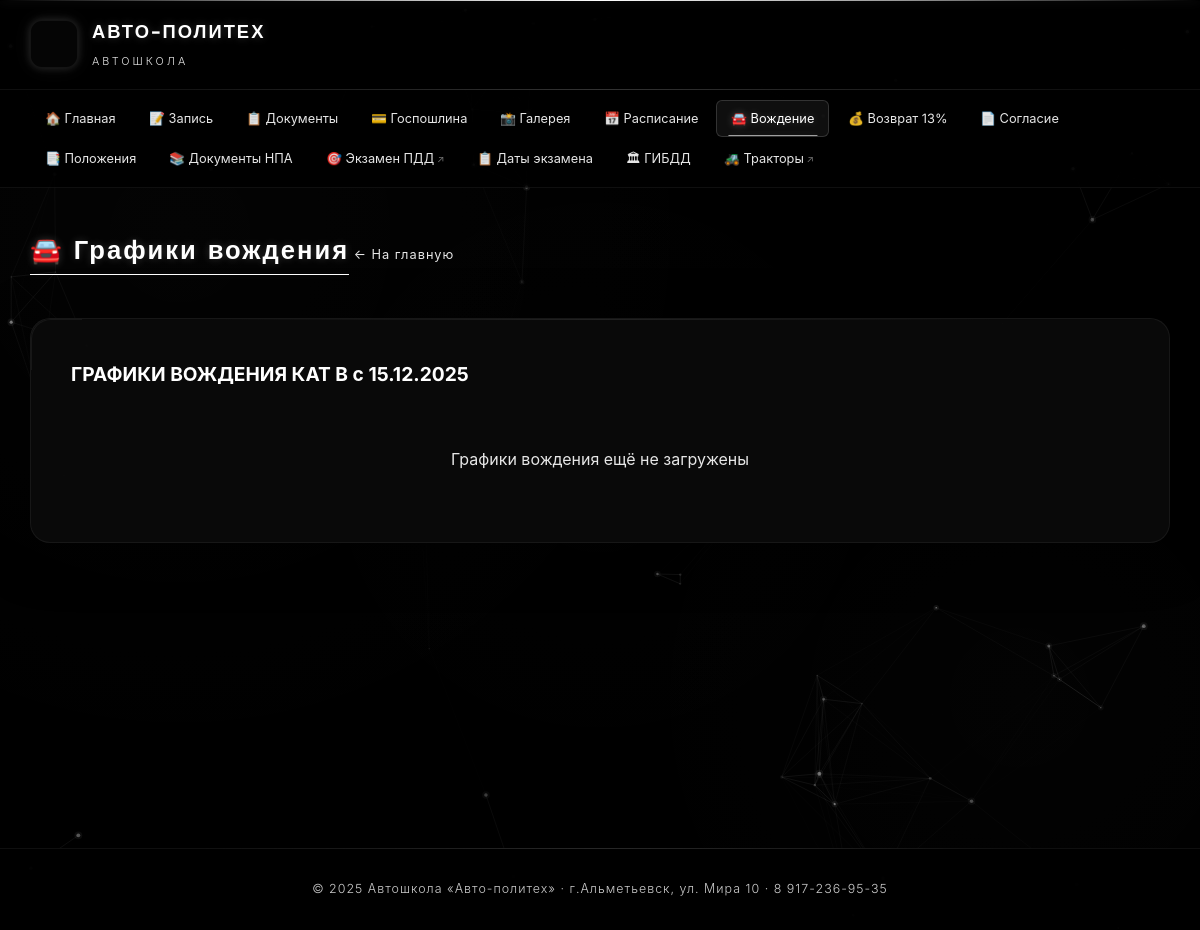
Screenshot of /driving-schedules/ with the database file from the repository.
### main/models.py (models this page shows, shortened)
class DrivingScheduleHeader(models.Model):
    title = models.CharField('Заголовок', max_length=300,
                             default='ГРАФИКИ ВОЖДЕНИЯ КАТ В с 15.12.2025')
    class Meta:
        verbose_name = 'Заголовок графиков вождения'
        verbose_name_plural = 'Заголовок графиков вождения'
    @classmethod
    def load(cls):
        obj, created = cls.objects.get_or_create(pk=1)
        return obj

class SiteSettings(models.Model):
    phone = models.CharField('Телефон', max_length=100, default='8 917-236-95-35')
    address = models.CharField('Адрес', max_length=300, default='г.Альметьевск, ул. Мира 10')
    office_room = models.CharField('Кабинет записи', max_length=50, default='№312')
    work_hours = models.CharField('Время работы', max_length=200,
                                  default='понедельник-пятница с 8:00 до 16:00 (обед с 12:00 до 13:00)')
    director_name = models.CharField('Руководитель', max_length=200, default='Алаев Владимир Петрович')
    director_office = models.CharField('Кабинет руководителя', max_length=50, default='220 кабинет')
    gosposhlina_link = models.URLField('Ссылка для оплаты госпошлины', max_length=500, blank=True)
    class Meta:
        verbose_name = 'Настройки сайта'
        verbose_name_plural = 'Настройки сайта'
    @classmethod
    def load(cls):
        obj, created = cls.objects.get_or_create(pk=1)
        return obj

### main/views.py (the view)
# urls.py: path('driving-schedules/', views.driving_schedules, name='driving_schedules'),
def driving_schedules(request):
    header = DrivingScheduleHeader.load()
    schedules = DrivingSchedule.objects.all()
    context = {
        'header': header,
        'schedules': schedules,
    }
    return render(request, 'main/driving_schedules.html', context)

### main/context_processors.py (called while the page is built)
def site_settings(request):
    try:
        settings = SiteSettings.load()
    except Exception:
        settings = None
    return {'site_settings': settings}

### main/templates/main/driving_schedules.html (shortened to what this page needs)
{% extends 'main/base.html' %}
{% block content %}
<div class="page-header">
    <h2>🚘 Графики вождения</h2>
    <a href="{% url 'main:index' %}" class="back-link">← На главную</a>
</div>
<div class="glass-card">
    <h3 style="color: var(--accent-cyan); font-size: 1.2rem; margin-bottom: 25px;">{{ header.title }}</h3>
    <div class="schedule-list">
        {% for schedule in schedules %}
        <div class="schedule-item">
            <div class="car-info">
                <span class="car-icon">🚗</span>
                <div>
                    <p class="car-name">{{ schedule.car_name }}</p>
                    <span class="car-number">{{ schedule.reg_number }}</span>
                </div>
            </div>
            {% if schedule.schedule_file %}
            <a href="{{ schedule.schedule_file.url }}" target="_blank" class="btn-download">
                📥 Скачать график
            </a>
            {% endif %}
        </div>
        {% empty %}
        <p style="color: var(--text-muted); text-align: center; padding: 30px;">Графики вождения ещё не загружены</p>
        {% endfor %}
    </div>
</div>
{% endblock %}

### main/templates/main/base.html (shortened to what this page needs)
{% load static %}
<!DOCTYPE html>
<html lang="ru">
<head>
    <link rel="stylesheet" href="{% static 'main/css/style.css' %}">
</head>
<body>
    <header class="header">
        <div class="header-content">
            <a href="{% url 'main:index' %}" class="logo">
                <div class="logo-icon"><img src=""></div>
                <div class="logo-text">
                    <h1>АВТО-ПОЛИТЕХ</h1>
                    <span>Автошкола</span>
                </div>
            </a>
        </div>
    </header>
    <nav class="nav">
        <div class="nav-content">
            <ul class="nav-list">
                <li><a href="{% url 'main:index' %}" {% if request.resolver_match.url_name == 'index' %}class="active"{% endif %}>🏠 Главная</a></li>
                <li><a href="{% url 'main:enrollment' %}" {% if request.resolver_match.url_name == 'enrollment' %}class="active"{% endif %}>📝 Запись</a></li>
                <li><a href="{% url 'main:documents' %}" {% if request.resolver_match.url_name == 'documents' %}class="active"{% endif %}>📋 Документы</a></li>
                <li><a href="{% url 'main:fee_info' %}" {% if request.resolver_match.url_name == 'fee_info' %}class="active"{% endif %}>💳 Госпошлина</a></li>
                <li><a href="{% url 'main:gallery' %}" {% if request.resolver_match.url_name == 'gallery' %}class="active"{% endif %}>📸 Галерея</a></li>
                <li><a href="{% url 'main:schedule' %}" {% if request.resolver_match.url_name == 'schedule' %}class="active"{% endif %}>📅 Расписание</a></li>
                <li><a href="{% url 'main:driving_schedules' %}" {% if request.resolver_match.url_name == 'driving_schedules' %}class="active"{% endif %}>🚘 Вождение</a></li>
                <li><a href="{% url 'main:tax_return' %}" {% if request.resolver_match.url_name == 'tax_return' %}class="active"{% endif %}>💰 Возврат 13%</a></li>
                <li><a href="{% url 'main:consent' %}" {% if request.resolver_match.url_name == 'consent' %}class="active"{% endif %}>📄 Согласие</a></li>
                <li><a href="{% url 'main:regulations' %}" {% if request.resolver_match.url_name == 'regulations' %}class="active"{% endif %}>📑 Положения</a></li>
                <li><a href="{% url 'main:normative_docs' %}" {% if request.resolver_match.url_name == 'normative_docs' %}class="active"{% endif %}>📚 Документы НПА</a></li>
                <li><a href="https://pddlife.com/" target="_blank" class="external">🎯 Экзамен ПДД</a></li>
                <li><a href="{% url 'main:exam_dates' %}" {% if request.resolver_match.url_name == 'exam_dates' %}class="active"{% endif %}>📋 Даты экзамена</a></li>
                <li><a href="{% url 'main:gibdd_dates' %}" {% if request.resolver_match.url_name == 'gibdd_dates' %}class="active"{% endif %}>🏛 ГИБДД</a></li>
                <li><a href="https://gtn-exam.ru/" target="_blank" class="external">🚜 Тракторы</a></li>
            </ul>
        </div>
    </nav>
    <main class="main-content">
        {% block content %}{% endblock %}
    </main>
    <footer class="footer">
        <p>© 2025 Автошкола «Авто-политех» · {% if site_settings %}{{ site_settings.address }}{% else %}г.Альметьевск, ул. Мира 10{% endif %} · {% if site_settings %}{{ site_settings.phone }}{% else %}8 917-236-95-35{% endif %}</p>
    </footer>
</body>
</html>

### rows the page displays
DrivingScheduleHeader: title "ГРАФИКИ ВОЖДЕНИЯ КАТ В с 15.12.2025"
SiteSettings: address "г.Альметьевск, ул. Мира 10", phone "8 917-236-95-35"
